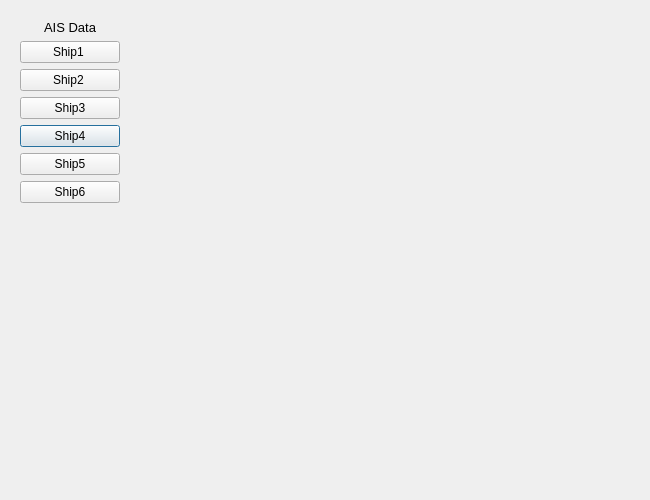
<?xml version="1.0" encoding="UTF-8"?>
<ui version="4.0">
 <class>MultiShipAISData</class>
 <widget class="QDialog" name="MultiShipAISData">
  <property name="geometry">
   <rect>
    <x>0</x>
    <y>0</y>
    <width>650</width>
    <height>500</height>
   </rect>
  </property>
  <property name="minimumSize">
   <size>
    <width>650</width>
    <height>500</height>
   </size>
  </property>
  <property name="windowTitle">
   <string>Dialog</string>
  </property>
  <property name="styleSheet">
   <string notr="true"/>
  </property>
  <layout class="QGridLayout" name="gridLayout_3">
   <item row="0" column="0">
    <widget class="QWidget" name="widget" native="true">
     <property name="minimumSize">
      <size>
       <width>118</width>
       <height>428</height>
      </size>
     </property>
     <property name="styleSheet">
      <string notr="true"/>
     </property>
     <layout class="QGridLayout" name="gridLayout_2">
      <item row="4" column="0">
       <widget class="QPushButton" name="pbShip4">
        <property name="text">
         <string>Ship4</string>
        </property>
       </widget>
      </item>
      <item row="3" column="0">
       <widget class="QPushButton" name="pbShip3">
        <property name="text">
         <string>Ship3</string>
        </property>
       </widget>
      </item>
      <item row="5" column="0">
       <widget class="QPushButton" name="pbShip5">
        <property name="text">
         <string>Ship5</string>
        </property>
       </widget>
      </item>
      <item row="1" column="0">
       <widget class="QPushButton" name="pbShip1">
        <property name="text">
         <string>Ship1 </string>
        </property>
       </widget>
      </item>
      <item row="6" column="0">
       <widget class="QPushButton" name="pbShip6">
        <property name="text">
         <string>Ship6</string>
        </property>
       </widget>
      </item>
      <item row="7" column="0">
       <spacer name="verticalSpacer">
        <property name="orientation">
         <enum>Qt::Vertical</enum>
        </property>
        <property name="sizeHint" stdset="0">
         <size>
          <width>20</width>
          <height>233</height>
         </size>
        </property>
       </spacer>
      </item>
      <item row="2" column="0">
       <widget class="QPushButton" name="pbShip2">
        <property name="text">
         <string>Ship2 </string>
        </property>
       </widget>
      </item>
      <item row="0" column="0">
       <widget class="QLabel" name="label">
        <property name="text">
         <string>&lt;html&gt;&lt;head/&gt;&lt;body&gt;&lt;p&gt;&lt;span style=&quot; font-size:10pt;&quot;&gt;AIS Data&lt;/span&gt;&lt;/p&gt;&lt;/body&gt;&lt;/html&gt;</string>
        </property>
        <property name="alignment">
         <set>Qt::AlignCenter</set>
        </property>
       </widget>
      </item>
     </layout>
    </widget>
   </item>
   <item row="0" column="1">
    <widget class="QWidget" name="widget_3" native="true">
     <property name="minimumSize">
      <size>
       <width>508</width>
       <height>482</height>
      </size>
     </property>
     <property name="styleSheet">
      <string notr="true"/>
     </property>
     <layout class="QGridLayout" name="gridLayout">
      <property name="leftMargin">
       <number>0</number>
      </property>
      <property name="topMargin">
       <number>0</number>
      </property>
      <property name="rightMargin">
       <number>0</number>
      </property>
      <property name="bottomMargin">
       <number>0</number>
      </property>
      <property name="spacing">
       <number>0</number>
      </property>
      <item row="0" column="0">
       <widget class="QStackedWidget" name="swAis">
        <property name="minimumSize">
         <size>
          <width>0</width>
          <height>0</height>
         </size>
        </property>
        <property name="currentIndex">
         <number>-1</number>
        </property>
       </widget>
      </item>
     </layout>
    </widget>
   </item>
  </layout>
  <zorder>widget</zorder>
  <zorder>widget_3</zorder>
 </widget>
 <resources/>
 <connections/>
</ui>
